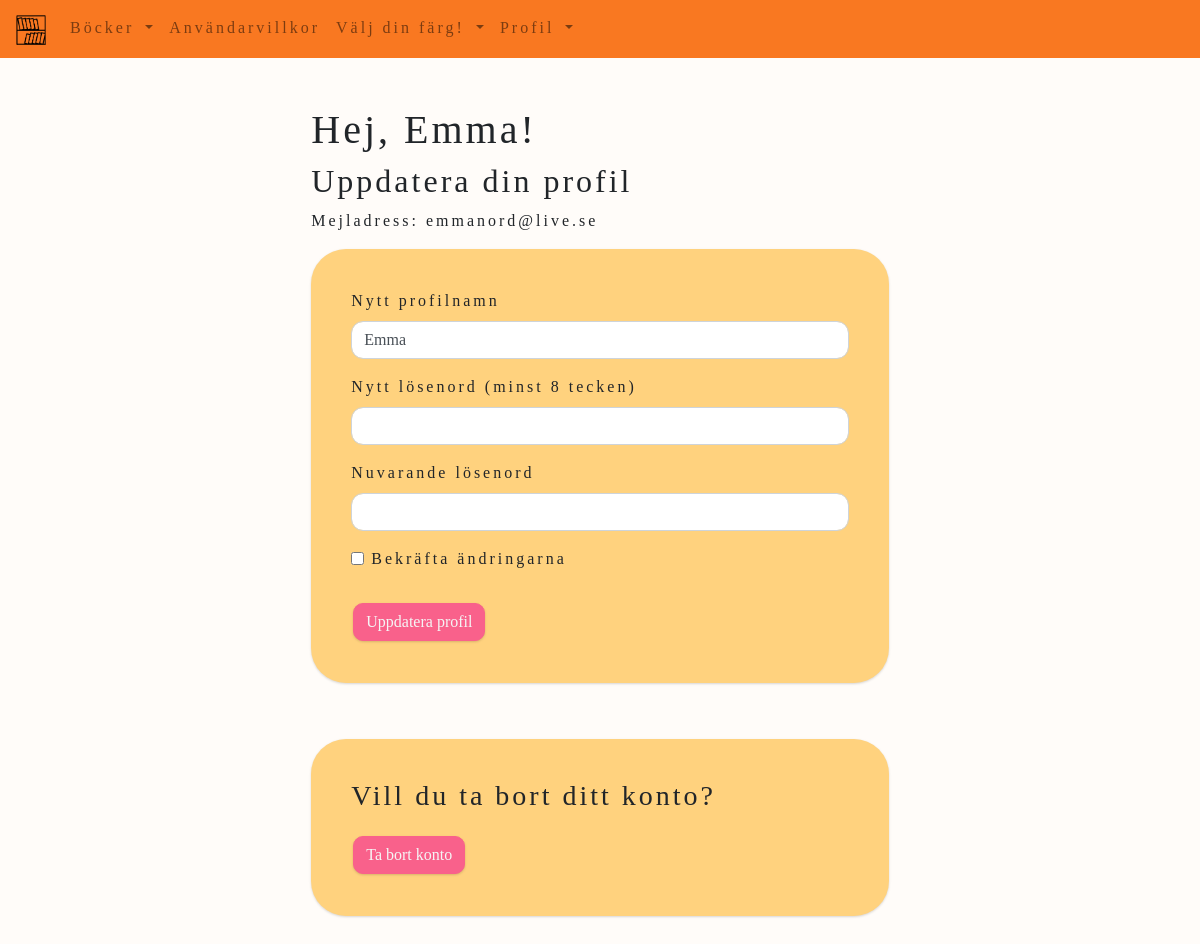
Screenshot of /edit-profile (signed in) with the database file from the repository.
### website/models.py (models this page shows)
class User(db.Model, UserMixin):
    id = db.Column(db.Integer, primary_key = True)
    email = db.Column(db.String(150), unique = True)
    password = db.Column(db.String(150))
    first_name = db.Column(db.String(150))
    books = db.relationship('Book', backref = 'user')
    bio = db.Column(db.String(30000))
    profile_pic = db.Column(db.String())
    score = db.Column(db.Integer, default = 0)
    favorite_books = db.relationship('Book', secondary=favorites, backref=db.backref('favorited_by', lazy='dynamic'))
    reading_challenges = db.relationship('ReadingChallenge', back_populates='user')  # Ny rad för relationen

### website/auth.py (the view, shortened to what this page needs)
@auth.route('/edit-profile', methods=['GET', 'POST'])
@login_required
def edit_profile():
    return render_template("edit_profile.html", user=current_user)

### website/templates/edit_profile.html (shortened to what this page needs)
{% extends "base.html" %}
{% block content %}
  <div id="edit-profile-div">
    <h1>Hej, {{user.first_name}}!</h1>
    <h2>Uppdatera din profil</h2>
    <p>Mejladress: {{user.email}}</p>
      <form id="edit-profile" method="POST" action="/edit-profile">
          <div class="form-group">
            <label for="new_name">Nytt profilnamn</label>
            <input type="text" class="form-control" id="new_name" name="new_name" placeholder="{{user.first_name}}" value="{{user.first_name}}">
          </div>
          <div class="form-group">
            <label for="new_password">Nytt lösenord (minst 8 tecken)</label>
            <input type="password" class="form-control" id="new_password" name="new_password" >
          </div>
          <div class="form-group">
            <label for="old_password">Nuvarande lösenord</label>
            <input type="password" class="form-control" id="old_password" name="old_password" required>
          </div>
          <div class="form-group form-check">
            <input type="checkbox" class="form-check-input" id="Check1" required>
            <label class="form-check-label" for="Check1">Bekräfta ändringarna</label>
          </div>
          <button type="submit" class="btn btn-primary">Uppdatera profil</button>
      </form>
      <form id="delete-profile" method="POST" action="/delete_profile">
        <h3>Vill du ta bort ditt konto?</h3>
        <button type="submit" class="btn btn-primary">Ta bort konto</button>
      </form>
  </div>
{% endblock %}

### website/static/styles/style.css (style rules this page uses)
body { background-color: #fffcf9; font-family: "Palatino Linotype", "Book Antiqua", Palatino, serif; letter-spacing: 3px; }
.btn-primary, .btn-outline-success { color: whitesmoke; background-color:#F9618B; border-color: #F9618B; margin: 2px; margin-top:1em; border-radius:10px; box-shadow: rgba(0, 0, 0, 0.1) 0px 1px 3px 0px, rgba(0, 0, 0, 0.06) 0px 1px 2px 0px; }
#home-div, #add-book-div, #sign-up-div, #add-bio-div, #edit-profile-div, #edit-book-div, #add-pic-div, #all-books-div, #search-result-div, #user-books-div { width:75%; margin:auto; margin-top:3em; }
#add-book-form, #sign-up, #edit-profile, #edit-book-form, #add-bio-form, #user-info-div { background-color: rgb(255, 210, 126); box-shadow: rgba(0, 0, 0, 0.1) 0px 1px 3px 0px, rgba(0, 0, 0, 0.06) 0px 1px 2px 0px; }
.form-control { border-radius:0.75rem; }
#edit-profile-div { position: relative; margin-bottom: 3em; }
#edit-profile { margin-bottom: 3.5em; border-radius: 35px; padding: 2.5em; }
#delete-profile { background-color: rgb(255, 210, 126); box-shadow: rgba(0, 0, 0, 0.1) 0px 1px 3px 0px, rgba(0, 0, 0, 0.06) 0px 1px 2px 0px; margin-bottom: 3.5em; border-radius: 35px; padding: 2.5em; }

### rows the page displays
User: first_name "Emma", email "emmanord@live.se", new_name "Emma"
